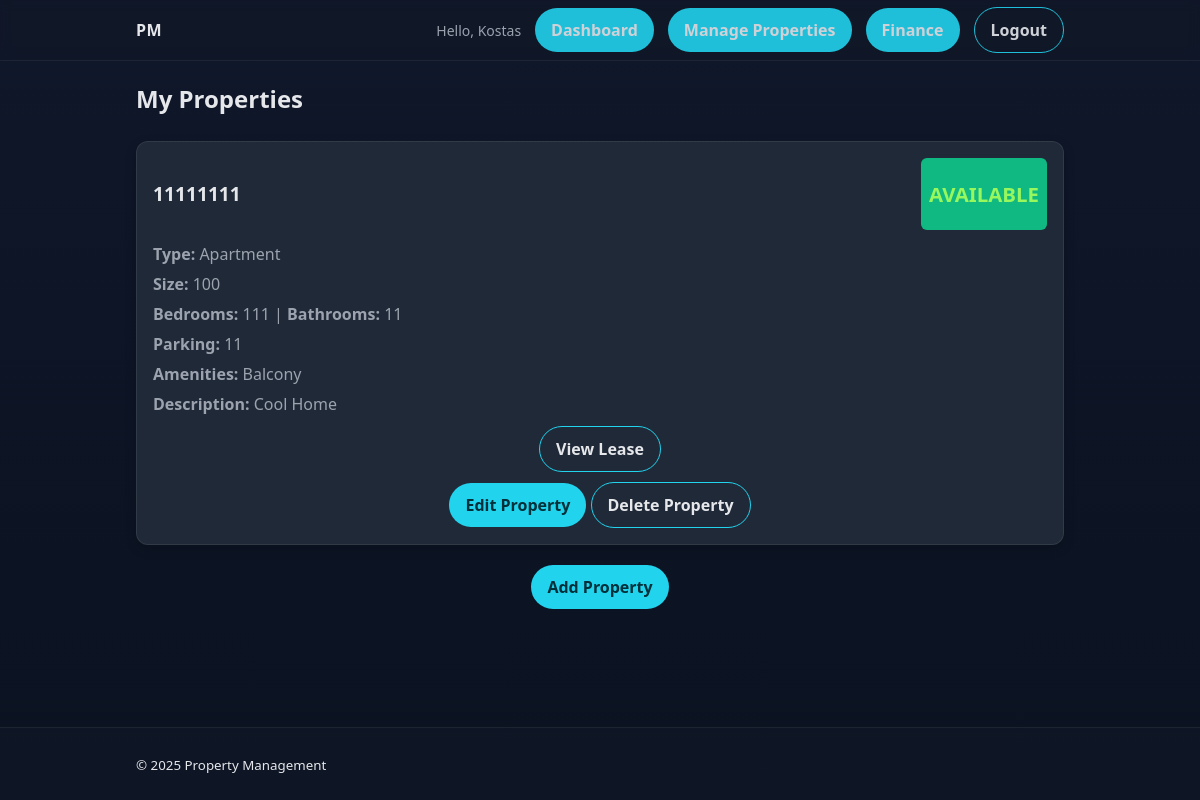
The page /manage_properties/ (signed in) on the database as committed earlier.
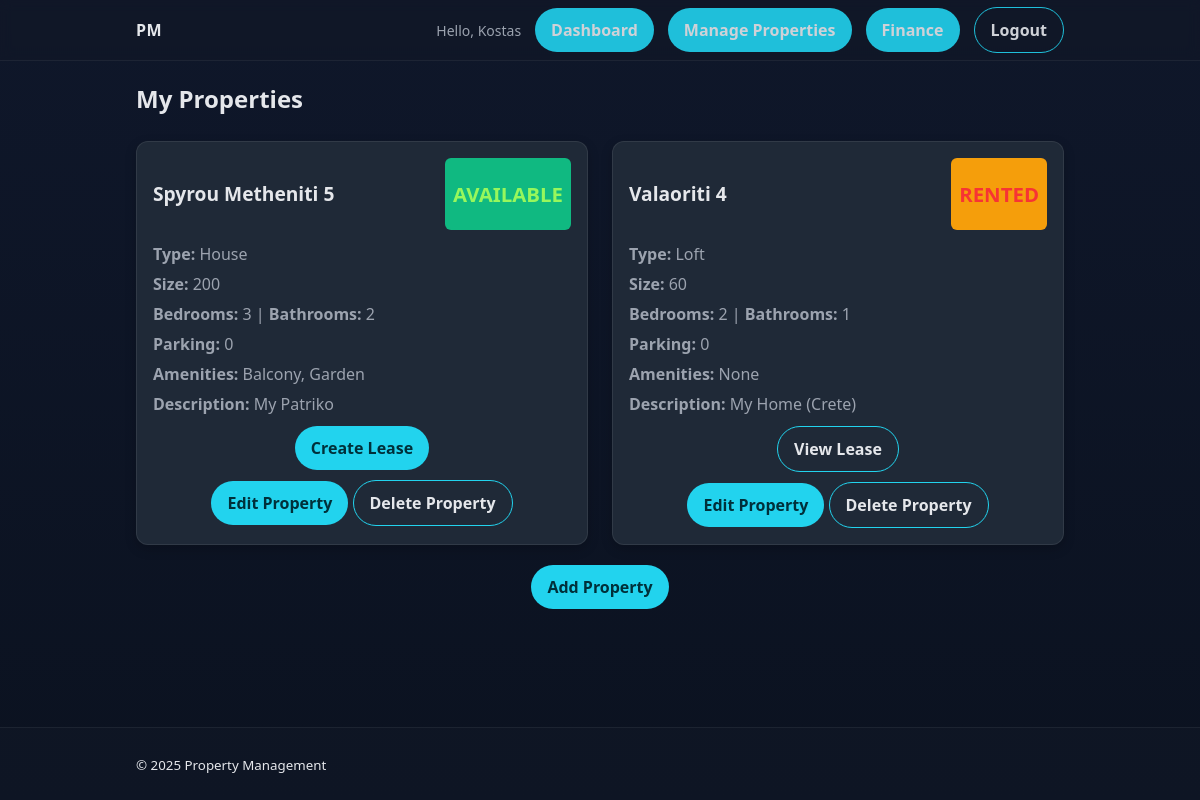
The same page on the database as committed later.
### pm/models.py (models this page shows, shortened)
class Property(models.Model):
    address = models.CharField(max_length=200)
    property_type = models.CharField(max_length=30, choices=[
        ('condo', 'Condo'),
        ('apartment', 'Apartment'),
        ('studio', 'Studio'),
        ('house', 'House'),
        ('townhouse', 'Townhouse'),
        ('bungalow', 'Bungalow'),
        ('co-op', 'Co-op'),
        ('loft', 'Loft'),
        ('barn', 'Barn'),
        ('shack', 'Shack'),
        ('cottage', 'Cottage'),
        ('parking' ,'Parking')
        ])
    property_size = models.CharField(max_length=50)
    bedrooms = models.IntegerField()
    bathrooms = models.IntegerField()
    parking_spaces = models.IntegerField()
    amenities = models.CharField(max_length=200)
    description = models.TextField()
    owner = models.ForeignKey(User, on_delete=models.CASCADE)
    status = models.CharField(max_length=9, choices=[('available', 'Available'), ('rented', 'Rented')])  # Add a status field with choices
    created_at = models.DateTimeField(auto_now_add=True)
    updated_at = models.DateTimeField(auto_now=True)

### pm/views.py (the view)
# urls.py: path('manage_properties/', views.manage_properties, name='manage_properties'),
@login_required
def manage_properties(request):
    update_status(request)
    leases = Lease.objects.filter(property__owner=request.user).order_by('-created_at')
    leased_properties = [lease.property.id for lease in leases]
    properties = Property.objects.filter(owner=request.user).order_by('-created_at')
    lease_found = False
    return render(request, 'pm/manage_properties.html', {'properties':properties, 'leases':leases, 'leased_properties':leased_properties})

### pm/models.py (called while the page is built, shortened)
    def months_due(self):
        today = timezone.now().date()
        if today < self.start_date:
            return 0
        months_elapsed = (today.year - self.start_date.year) * 12 + today.month - self.start_date.month
        if today.day < self.start_date.day:
            months_elapsed -= 1
        total_due = months_elapsed * self.monthly_payment_amount
        months_due = int((total_due - self.amount_paid) // self.monthly_payment_amount)
        return max(months_due, 0)

    def notify_months_due(self):
        due = self.months_due()

    def update_payment_status(self):
        if self.months_due() > 0 and self.monthly_payment_status.lower() == 'paid':
            self.monthly_payment_status = 'pending'
            self.save()
        elif self.months_due() == 0 and self.monthly_payment_status.lower() == 'pending':
            self.monthly_payment_status = 'paid'
            self.save()
        self.notify_months_due()

### pm/views.py (called while the page is built)
def update_status(request):
    leases = Lease.objects.filter(property__owner=request.user)
    for lease in leases:
        lease.update_payment_status()

### pm/templates/pm/manage_properties.html (shortened to what this page needs)
{% extends 'pm/home.html' %}
{% block content %}
  <h2>My Properties</h2>
  {% if properties %}
    <div class="property-grid">
      {% for property in properties %}
        <div class="property-card">
          <div class="property-header">
            <h3>{{ property.address }}</h3>
            {% if property.status == 'available' %}
            <span class="status {{ property.status|lower }}"><h2 style="color:#97f75c">{{ property.status.upper }}</h2></span>
            {% else %}
            <span class="status {{ property.status|lower }}"><h2 style="color:#f73434">{{ property.status.upper }}</h2></span>
            {% endif %}
          </div>
          <div class="property-details">
            <p><strong>Type:</strong> {{ property.get_property_type_display }}</p>
            <p><strong>Size:</strong> {{ property.property_size }}</p>
            <p><strong>Bedrooms:</strong> {{ property.bedrooms }} | <strong>Bathrooms:</strong> {{ property.bathrooms }}</p>
            <p><strong>Parking:</strong> {{ property.parking_spaces }}</p>
            <p><strong>Amenities:</strong> {{ property.amenities }}</p>
            <p><strong>Description:</strong> {{ property.description }}</p>
            <div style="text-align: center; margin-top: 10px;">
              {% if property.id in leased_properties %}
                  <a href="{% url "edit_lease" property.id %}" class="btn btn-outline">View Lease</a>
              {% else %}
                <a href="{% url "create_lease" property.id %}" class="btn btn-primary">Create Lease</a>
              {% endif %}
            </div>
          </div>
          <div style="text-align: center; margin-top: 10px;">
            <a href="{% url "edit_property" property.id %}" class="btn btn-primary">Edit Property</a>
            <a href="{% url "delete_property" property.id %}" class="btn btn-outline">Delete Property</a>
          </div>
        </div>
      {% endfor %}
    </div>
  {% else %}
    <p>You haven't added any properties yet.</p>
  {% endif %}
  <div style="text-align: center; margin-top: 20px;">
    <a href="{% url "create_property" %}" class="btn btn-primary">Add Property</a>
  </div>
{% endblock %}

Rows that differ between the two databases and show on the page:
removed Property: address "11111111", status "AVAILABLE", property_type "Apartment", property_size "100", bedrooms "111", bathrooms "11", parking_spaces "11", amenities "Balcony", description "Cool Home", shows "View Lease"
added Property: address "Spyrou Metheniti 5", status "AVAILABLE", property_type "House", property_size "200", bedrooms "3", bathrooms "2", parking_spaces "0", amenities "Balcony, Garden", description "My Patriko", shows "Create Lease"
added Property: address "Valaoriti 4", status "RENTED", property_type "Loft", property_size "60", bedrooms "2", bathrooms "1", parking_spaces "0", amenities "None", description "My Home (Crete)", shows "View Lease"
